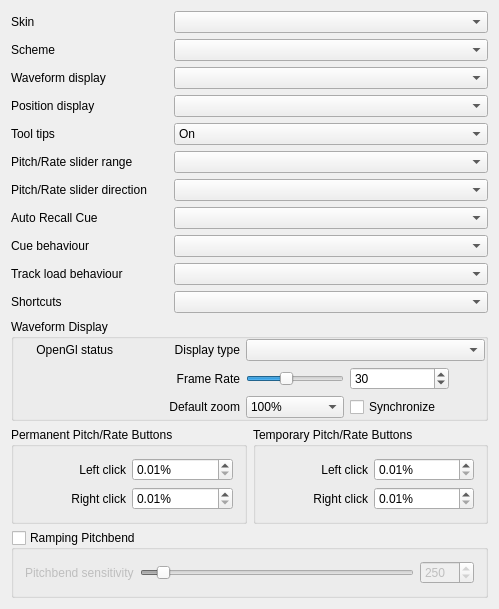
<?xml version="1.0" encoding="UTF-8"?>
<ui version="4.0">
 <class>DlgPrefControlsDlg</class>
 <widget class="QWidget" name="DlgPrefControlsDlg">
  <property name="geometry">
   <rect>
    <x>0</x>
    <y>0</y>
    <width>499</width>
    <height>594</height>
   </rect>
  </property>
  <property name="windowTitle">
   <string>Form1</string>
  </property>
  <layout class="QGridLayout" name="gridLayout_3">
   <item row="0" column="0">
    <layout class="QGridLayout">
     <item row="0" column="0">
      <widget class="QLabel" name="TextLabel6_2_2">
       <property name="enabled">
        <bool>true</bool>
       </property>
       <property name="font">
        <font/>
       </property>
       <property name="text">
        <string>Skin</string>
       </property>
       <property name="wordWrap">
        <bool>false</bool>
       </property>
       <property name="buddy">
        <cstring>ComboBoxSkinconf</cstring>
       </property>
      </widget>
     </item>
     <item row="0" column="1" colspan="2">
      <widget class="QComboBox" name="ComboBoxSkinconf">
       <property name="sizePolicy">
        <sizepolicy hsizetype="Expanding" vsizetype="Fixed">
         <horstretch>0</horstretch>
         <verstretch>0</verstretch>
        </sizepolicy>
       </property>
       <property name="font">
        <font/>
       </property>
      </widget>
     </item>
     <item row="1" column="0">
      <widget class="QLabel" name="TextLabel6_2_2_4">
       <property name="enabled">
        <bool>true</bool>
       </property>
       <property name="font">
        <font/>
       </property>
       <property name="text">
        <string>Scheme</string>
       </property>
       <property name="wordWrap">
        <bool>false</bool>
       </property>
       <property name="buddy">
        <cstring>ComboBoxSchemeconf</cstring>
       </property>
      </widget>
     </item>
     <item row="1" column="1" colspan="2">
      <widget class="QComboBox" name="ComboBoxSchemeconf">
       <property name="sizePolicy">
        <sizepolicy hsizetype="Expanding" vsizetype="Fixed">
         <horstretch>0</horstretch>
         <verstretch>0</verstretch>
        </sizepolicy>
       </property>
       <property name="font">
        <font/>
       </property>
      </widget>
     </item>
     <item row="2" column="0">
      <widget class="QLabel" name="TextLabel6_2_2_2">
       <property name="enabled">
        <bool>true</bool>
       </property>
       <property name="font">
        <font/>
       </property>
       <property name="text">
        <string>Waveform display</string>
       </property>
       <property name="wordWrap">
        <bool>false</bool>
       </property>
       <property name="buddy">
        <cstring>ComboBoxVisuals</cstring>
       </property>
      </widget>
     </item>
     <item row="2" column="1" colspan="2">
      <widget class="QComboBox" name="ComboBoxVisuals">
       <property name="sizePolicy">
        <sizepolicy hsizetype="Expanding" vsizetype="Fixed">
         <horstretch>0</horstretch>
         <verstretch>0</verstretch>
        </sizepolicy>
       </property>
       <property name="font">
        <font/>
       </property>
      </widget>
     </item>
     <item row="3" column="0">
      <widget class="QLabel" name="TextLabel6_2_2_3">
       <property name="enabled">
        <bool>true</bool>
       </property>
       <property name="font">
        <font/>
       </property>
       <property name="text">
        <string>Position display</string>
       </property>
       <property name="wordWrap">
        <bool>false</bool>
       </property>
       <property name="buddy">
        <cstring>ComboBoxPosition</cstring>
       </property>
      </widget>
     </item>
     <item row="3" column="1" colspan="2">
      <widget class="QComboBox" name="ComboBoxPosition">
       <property name="sizePolicy">
        <sizepolicy hsizetype="Expanding" vsizetype="Fixed">
         <horstretch>0</horstretch>
         <verstretch>0</verstretch>
        </sizepolicy>
       </property>
       <property name="font">
        <font/>
       </property>
      </widget>
     </item>
     <item row="4" column="0">
      <widget class="QLabel" name="TextLabel6_2_2_3_2">
       <property name="enabled">
        <bool>true</bool>
       </property>
       <property name="font">
        <font/>
       </property>
       <property name="text">
        <string>Tool tips</string>
       </property>
       <property name="wordWrap">
        <bool>false</bool>
       </property>
       <property name="buddy">
        <cstring>ComboBoxTooltips</cstring>
       </property>
      </widget>
     </item>
     <item row="4" column="1" colspan="2">
      <widget class="QComboBox" name="ComboBoxTooltips">
       <property name="sizePolicy">
        <sizepolicy hsizetype="Expanding" vsizetype="Fixed">
         <horstretch>0</horstretch>
         <verstretch>0</verstretch>
        </sizepolicy>
       </property>
       <property name="font">
        <font/>
       </property>
       <item>
        <property name="text">
         <string>On</string>
        </property>
       </item>
       <item>
        <property name="text">
         <string>Off</string>
        </property>
       </item>
      </widget>
     </item>
     <item row="5" column="0">
      <widget class="QLabel" name="TextLabel6">
       <property name="enabled">
        <bool>true</bool>
       </property>
       <property name="font">
        <font/>
       </property>
       <property name="text">
        <string>Pitch/Rate slider range</string>
       </property>
       <property name="wordWrap">
        <bool>false</bool>
       </property>
       <property name="buddy">
        <cstring>ComboBoxRateRange</cstring>
       </property>
      </widget>
     </item>
     <item row="5" column="1" colspan="2">
      <widget class="QComboBox" name="ComboBoxRateRange">
       <property name="sizePolicy">
        <sizepolicy hsizetype="Expanding" vsizetype="Fixed">
         <horstretch>0</horstretch>
         <verstretch>0</verstretch>
        </sizepolicy>
       </property>
       <property name="font">
        <font/>
       </property>
      </widget>
     </item>
     <item row="6" column="0">
      <widget class="QLabel" name="TextLabel6_2">
       <property name="enabled">
        <bool>true</bool>
       </property>
       <property name="font">
        <font/>
       </property>
       <property name="text">
        <string>Pitch/Rate slider direction</string>
       </property>
       <property name="wordWrap">
        <bool>false</bool>
       </property>
       <property name="buddy">
        <cstring>ComboBoxRateDir</cstring>
       </property>
      </widget>
     </item>
     <item row="6" column="1" colspan="2">
      <widget class="QComboBox" name="ComboBoxRateDir">
       <property name="sizePolicy">
        <sizepolicy hsizetype="Expanding" vsizetype="Fixed">
         <horstretch>0</horstretch>
         <verstretch>0</verstretch>
        </sizepolicy>
       </property>
       <property name="font">
        <font/>
       </property>
      </widget>
     </item>
     <item row="7" column="0">
      <widget class="QLabel" name="textLabelCueRecall">
       <property name="text">
        <string>Auto Recall Cue</string>
       </property>
       <property name="buddy">
        <cstring>ComboBoxCueRecall</cstring>
       </property>
      </widget>
     </item>
     <item row="7" column="1" colspan="2">
      <widget class="QComboBox" name="ComboBoxCueRecall"/>
     </item>
     <item row="8" column="0">
      <widget class="QLabel" name="label">
       <property name="text">
        <string>Cue behaviour</string>
       </property>
       <property name="buddy">
        <cstring>ComboBoxCueDefault</cstring>
       </property>
      </widget>
     </item>
     <item row="8" column="1" colspan="2">
      <widget class="QComboBox" name="ComboBoxCueDefault"/>
     </item>
     <item row="9" column="0">
      <widget class="QLabel" name="textLabelAllowTrackLoadToPlayingDeck">
       <property name="text">
        <string>Track load behaviour</string>
       </property>
       <property name="buddy">
        <cstring>ComboBoxAllowTrackLoadToPlayingDeck</cstring>
       </property>
      </widget>
     </item>
     <item row="9" column="1" colspan="2">
      <widget class="QComboBox" name="ComboBoxAllowTrackLoadToPlayingDeck"/>
     </item>
     <item row="10" column="0">
      <widget class="QLabel" name="lable_shortcuts">
       <property name="text">
        <string>Shortcuts</string>
       </property>
       <property name="buddy" >
        <cstring>ComboBoxShortcutsSource</cstring>
       </property>
      </widget>
     </item>
     <item row="10" column="1" colspan="2">
      <widget class="QComboBox" name="ComboBoxShortcutsSource"/>
	 </item>
    </layout>
   </item>
   <item row="2" column="0">
    <layout class="QHBoxLayout" name="horizontalLayout">
     <item>
      <layout class="QGridLayout" name="gridLayout_2">
       <item row="0" column="0">
        <widget class="QGroupBox" name="groupBox">
         <property name="title">
          <string>Permanent Pitch/Rate Buttons</string>
         </property>
         <property name="checkable">
          <bool>false</bool>
         </property>
         <layout class="QGridLayout" name="gridLayout_4">
          <item row="0" column="0">
           <widget class="QLabel" name="TextLabel6_2_3_2">
            <property name="enabled">
             <bool>true</bool>
            </property>
            <property name="font">
             <font/>
            </property>
            <property name="text">
             <string>Left click</string>
            </property>
            <property name="alignment">
             <set>Qt::AlignRight|Qt::AlignTrailing|Qt::AlignVCenter</set>
            </property>
            <property name="wordWrap">
             <bool>false</bool>
            </property>
            <property name="buddy">
             <cstring>spinBoxPermRateLeft</cstring>
            </property>
           </widget>
          </item>
          <item row="1" column="0">
           <widget class="QLabel" name="TextLabel6_2_3_2_2">
            <property name="enabled">
             <bool>true</bool>
            </property>
            <property name="font">
             <font/>
            </property>
            <property name="text">
             <string>Right click</string>
            </property>
            <property name="alignment">
             <set>Qt::AlignRight|Qt::AlignTrailing|Qt::AlignVCenter</set>
            </property>
            <property name="wordWrap">
             <bool>false</bool>
            </property>
            <property name="buddy">
             <cstring>spinBoxPermRateRight</cstring>
            </property>
           </widget>
          </item>
          <item row="0" column="1">
           <widget class="QDoubleSpinBox" name="spinBoxPermRateLeft">
            <property name="toolTip">
             <string>Permanent rate change (between 1 and 8000) when left clicking</string>
            </property>
            <property name="accelerated">
             <bool>true</bool>
            </property>
            <property name="suffix">
             <string>%</string>
            </property>
            <property name="decimals">
             <number>2</number>
            </property>
            <property name="minimum">
             <double>0.010000000000000</double>
            </property>
            <property name="maximum">
             <double>10.000000000000000</double>
            </property>
            <property name="singleStep">
             <double>0.010000000000000</double>
            </property>
           </widget>
          </item>
          <item row="1" column="1">
           <widget class="QDoubleSpinBox" name="spinBoxPermRateRight">
            <property name="toolTip">
             <string>Permanent rate change (between 1 and 8000) when right clicking</string>
            </property>
            <property name="accelerated">
             <bool>true</bool>
            </property>
            <property name="suffix">
             <string>%</string>
            </property>
            <property name="decimals">
             <number>2</number>
            </property>
            <property name="minimum">
             <double>0.010000000000000</double>
            </property>
            <property name="maximum">
             <double>10.000000000000000</double>
            </property>
            <property name="singleStep">
             <double>0.010000000000000</double>
            </property>
           </widget>
          </item>
         </layout>
        </widget>
       </item>
       <item row="0" column="1">
        <widget class="QGroupBox" name="groupBox_2">
         <property name="title">
          <string>Temporary Pitch/Rate Buttons</string>
         </property>
         <layout class="QGridLayout" name="gridLayout">
          <item row="0" column="0">
           <widget class="QLabel" name="TextLabel6_2_3_2_3">
            <property name="enabled">
             <bool>true</bool>
            </property>
            <property name="font">
             <font/>
            </property>
            <property name="text">
             <string>Left click</string>
            </property>
            <property name="alignment">
             <set>Qt::AlignRight|Qt::AlignTrailing|Qt::AlignVCenter</set>
            </property>
            <property name="wordWrap">
             <bool>false</bool>
            </property>
            <property name="buddy">
             <cstring>spinBoxTempRateLeft</cstring>
            </property>
           </widget>
          </item>
          <item row="1" column="0">
           <widget class="QLabel" name="TextLabel6_2_3_2_2_2">
            <property name="enabled">
             <bool>true</bool>
            </property>
            <property name="font">
             <font/>
            </property>
            <property name="text">
             <string>Right click</string>
            </property>
            <property name="alignment">
             <set>Qt::AlignRight|Qt::AlignTrailing|Qt::AlignVCenter</set>
            </property>
            <property name="wordWrap">
             <bool>false</bool>
            </property>
            <property name="buddy">
             <cstring>spinBoxTempRateRight</cstring>
            </property>
           </widget>
          </item>
          <item row="0" column="1">
           <widget class="QDoubleSpinBox" name="spinBoxTempRateLeft">
            <property name="toolTip">
             <string>Temporary rate change (between 1 and 8000) when left clicking</string>
            </property>
            <property name="accelerated">
             <bool>true</bool>
            </property>
            <property name="suffix">
             <string>%</string>
            </property>
            <property name="decimals">
             <number>2</number>
            </property>
            <property name="minimum">
             <double>0.010000000000000</double>
            </property>
            <property name="maximum">
             <double>10.000000000000000</double>
            </property>
            <property name="singleStep">
             <double>0.010000000000000</double>
            </property>
           </widget>
          </item>
          <item row="1" column="1">
           <widget class="QDoubleSpinBox" name="spinBoxTempRateRight">
            <property name="toolTip">
             <string>Temporary rate change (between 1 and 8000) when right clicking</string>
            </property>
            <property name="accelerated">
             <bool>true</bool>
            </property>
            <property name="suffix">
             <string>%</string>
            </property>
            <property name="decimals">
             <number>2</number>
            </property>
            <property name="minimum">
             <double>0.010000000000000</double>
            </property>
            <property name="maximum">
             <double>10.000000000000000</double>
            </property>
            <property name="singleStep">
             <double>0.010000000000000</double>
            </property>
           </widget>
          </item>
         </layout>
        </widget>
       </item>
      </layout>
     </item>
    </layout>
   </item>
   <item row="3" column="0">
    <widget class="QGroupBox" name="groupBoxRateRamp">
     <property name="enabled">
      <bool>true</bool>
     </property>
     <property name="title">
      <string>Ramping Pitchbend</string>
     </property>
     <property name="checkable">
      <bool>true</bool>
     </property>
     <property name="checked">
      <bool>false</bool>
     </property>
     <layout class="QGridLayout" name="gridLayout_5">
      <item row="0" column="0">
       <widget class="QLabel" name="label_2">
        <property name="text">
         <string>Pitchbend sensitivity</string>
        </property>
        <property name="buddy">
         <cstring>SliderRateRampSensitivity</cstring>
        </property>
       </widget>
      </item>
      <item row="0" column="1">
       <widget class="QSlider" name="SliderRateRampSensitivity">
        <property name="enabled">
         <bool>false</bool>
        </property>
        <property name="minimum">
         <number>100</number>
        </property>
        <property name="maximum">
         <number>2500</number>
        </property>
        <property name="singleStep">
         <number>50</number>
        </property>
        <property name="value">
         <number>250</number>
        </property>
        <property name="orientation">
         <enum>Qt::Horizontal</enum>
        </property>
       </widget>
      </item>
      <item row="0" column="2">
       <widget class="QSpinBox" name="SpinBoxRateRampSensitivity">
        <property name="enabled">
         <bool>false</bool>
        </property>
        <property name="minimum">
         <number>100</number>
        </property>
        <property name="maximum">
         <number>2500</number>
        </property>
        <property name="singleStep">
         <number>1</number>
        </property>
        <property name="value">
         <number>250</number>
        </property>
       </widget>
      </item>
     </layout>
    </widget>
   </item>
   <item row="1" column="0">
    <widget class="QGroupBox" name="waveformDisplayGroupBox">
     <property name="title">
      <string>Waveform Display</string>
     </property>
     <layout class="QGridLayout" name="gridLayout_6">
      <property name="margin">
       <number>0</number>
      </property>
      <item row="1" column="2">
       <widget class="QLabel" name="frameRateLabel">
        <property name="text">
         <string>Frame Rate</string>
        </property>
        <property name="alignment">
         <set>Qt::AlignRight|Qt::AlignTrailing|Qt::AlignVCenter</set>
        </property>
       </widget>
      </item>
      <item row="0" column="0">
       <widget class="QLabel" name="openGlStatusLabel">
        <property name="text">
         <string>OpenGl status</string>
        </property>
        <property name="alignment">
         <set>Qt::AlignRight|Qt::AlignTrailing|Qt::AlignVCenter</set>
        </property>
       </widget>
      </item>
      <item row="1" column="4">
       <widget class="QSpinBox" name="frameRateSpinBox">
        <property name="minimum">
         <number>10</number>
        </property>
        <property name="value">
         <number>30</number>
        </property>
       </widget>
      </item>
      <item row="1" column="3">
       <widget class="QSlider" name="frameRateSlider">
        <property name="sizePolicy">
         <sizepolicy hsizetype="Preferred" vsizetype="Fixed">
          <horstretch>0</horstretch>
          <verstretch>0</verstretch>
         </sizepolicy>
        </property>
        <property name="maximumSize">
         <size>
          <width>16777215</width>
          <height>16777215</height>
         </size>
        </property>
        <property name="minimum">
         <number>10</number>
        </property>
        <property name="maximum">
         <number>60</number>
        </property>
        <property name="value">
         <number>30</number>
        </property>
        <property name="orientation">
         <enum>Qt::Horizontal</enum>
        </property>
       </widget>
      </item>
      <item row="0" column="3" colspan="3">
       <widget class="QComboBox" name="waveformTypeComboBox"/>
      </item>
      <item row="0" column="1">
       <widget class="QLabel" name="openGlSatatusIcon">
        <property name="minimumSize">
         <size>
          <width>16</width>
          <height>16</height>
         </size>
        </property>
        <property name="maximumSize">
         <size>
          <width>16</width>
          <height>16</height>
         </size>
        </property>
        <property name="text">
         <string/>
        </property>
       </widget>
      </item>
      <item row="0" column="2">
       <widget class="QLabel" name="waveformTypeLabel">
        <property name="sizePolicy">
         <sizepolicy hsizetype="Preferred" vsizetype="Preferred">
          <horstretch>0</horstretch>
          <verstretch>0</verstretch>
         </sizepolicy>
        </property>
        <property name="text">
         <string>Display type</string>
        </property>
        <property name="alignment">
         <set>Qt::AlignRight|Qt::AlignTrailing|Qt::AlignVCenter</set>
        </property>
       </widget>
      </item>
      <item row="1" column="5">
       <widget class="QLabel" name="frameRateAverage">
        <property name="minimumSize">
         <size>
          <width>30</width>
          <height>0</height>
         </size>
        </property>
        <property name="maximumSize">
         <size>
          <width>30</width>
          <height>16777215</height>
         </size>
        </property>
        <property name="text">
         <string/>
        </property>
       </widget>
      </item>
      <item row="2" column="2">
       <widget class="QLabel" name="defaultZoomLabel">
        <property name="text">
         <string>Default zoom</string>
        </property>
        <property name="alignment">
         <set>Qt::AlignRight|Qt::AlignTrailing|Qt::AlignVCenter</set>
        </property>
       </widget>
      </item>
      <item row="2" column="3">
       <widget class="QComboBox" name="defaultZoomComboBox">
        <item>
         <property name="text">
          <string>100%</string>
         </property>
        </item>
        <item>
         <property name="text">
          <string>200%</string>
         </property>
        </item>
        <item>
         <property name="text">
          <string>300%</string>
         </property>
        </item>
        <item>
         <property name="text">
          <string>400%</string>
         </property>
        </item>
       </widget>
      </item>
      <item row="2" column="4" colspan="2">
       <widget class="QCheckBox" name="synchronizeZoomCheckBox">
        <property name="text">
         <string>Synchronize</string>
        </property>
       </widget>
      </item>
     </layout>
    </widget>
   </item>
  </layout>
 </widget>
 <layoutdefault spacing="6" margin="11"/>
 <resources/>
 <connections>
  <connection>
   <sender>SliderRateRampSensitivity</sender>
   <signal>valueChanged(int)</signal>
   <receiver>SpinBoxRateRampSensitivity</receiver>
   <slot>setValue(int)</slot>
   <hints>
    <hint type="sourcelabel">
     <x>418</x>
     <y>468</y>
    </hint>
    <hint type="destinationlabel">
     <x>480</x>
     <y>466</y>
    </hint>
   </hints>
  </connection>
  <connection>
   <sender>SpinBoxRateRampSensitivity</sender>
   <signal>valueChanged(int)</signal>
   <receiver>SliderRateRampSensitivity</receiver>
   <slot>setValue(int)</slot>
   <hints>
    <hint type="sourcelabel">
     <x>480</x>
     <y>466</y>
    </hint>
    <hint type="destinationlabel">
     <x>418</x>
     <y>468</y>
    </hint>
   </hints>
  </connection>
  <connection>
   <sender>frameRateSlider</sender>
   <signal>valueChanged(int)</signal>
   <receiver>frameRateSpinBox</receiver>
   <slot>setValue(int)</slot>
   <hints>
    <hint type="sourcelabel">
     <x>355</x>
     <y>292</y>
    </hint>
    <hint type="destinationlabel">
     <x>419</x>
     <y>293</y>
    </hint>
   </hints>
  </connection>
  <connection>
   <sender>frameRateSpinBox</sender>
   <signal>valueChanged(int)</signal>
   <receiver>frameRateSlider</receiver>
   <slot>setValue(int)</slot>
   <hints>
    <hint type="sourcelabel">
     <x>432</x>
     <y>295</y>
    </hint>
    <hint type="destinationlabel">
     <x>352</x>
     <y>298</y>
    </hint>
   </hints>
  </connection>
 </connections>
</ui>
